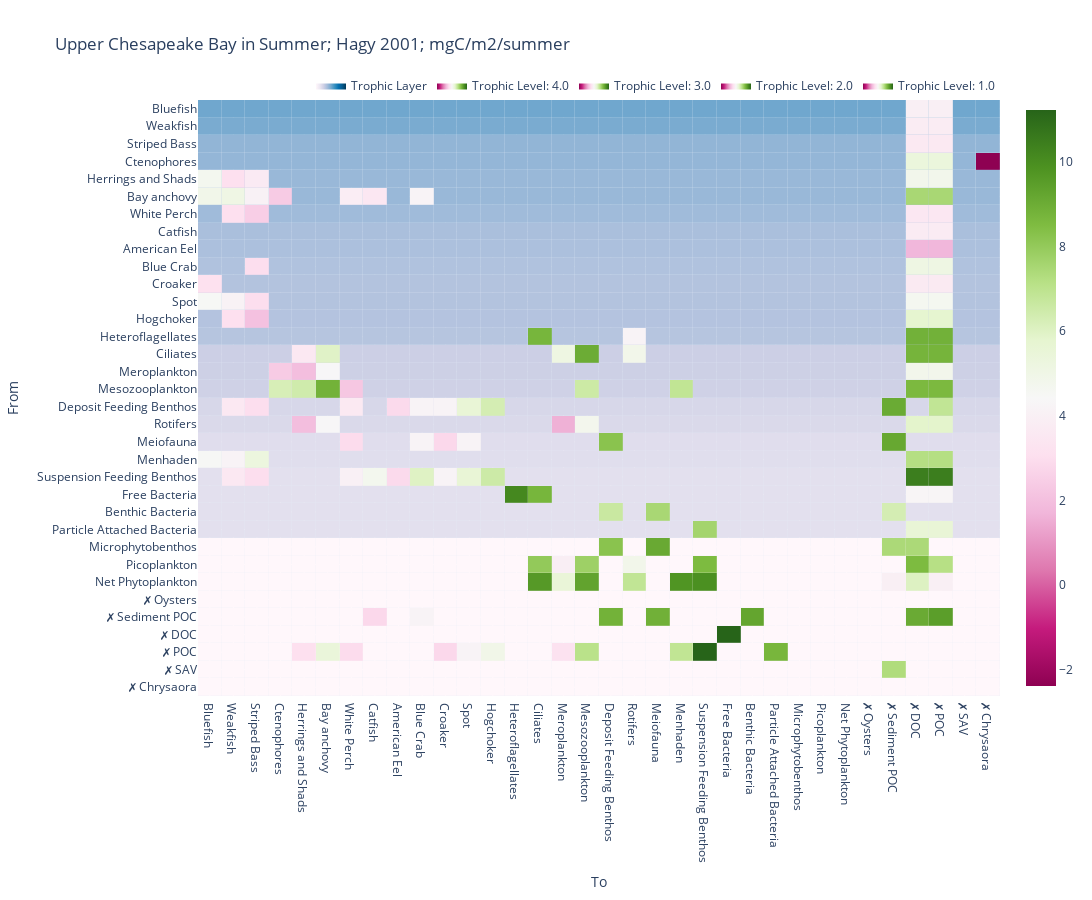

Source (notebook cell):
### Markdown cell above
### log

### Code cell
show_heatmap(food_webs[0], normalization='log', show_trophic_layer=True, add_external_flows=False)

### Figure 1 — Plotly figure (JSON) as saved in the notebook; plotly's stock layout.template omitted (floating-point values rounded to 4 significant figures; data arrays with more than 128 entries replaced by an {"elided": "..."} marker saying what was removed)
{"data": [{"colorscale": [[0, "rgb(255,247,251)"], [0.125, "rgb(236,231,242)"], [0.25, "rgb(208,209,230)"], [0.375, "rgb(166,189,219)"], [0.5, "rgb(116,169,207)"], [0.625, "rgb(54,144,192)"], [0.75, "rgb(5,112,176)"], [0.875, "rgb(4,90,141)"], [1, "rgb(2,56,88)"]], "hovertemplate": "Weight: %{z:.6f}<extra></extra>", "name": "Trophic Layer", "showlegend": true, "showscale": false, "type": "heatmap", "x": {"elided": "1156 str values"}, "xgap": 0.2, "y": {"elided": "1156 str values"}, "ygap": 0.2, "z": {"elided": "1156 float values"}, "zmax": 7.097, "zmin": 1}, {"coloraxis": "coloraxis", "colorscale": [[0, "rgb(12,51,131)"], [0.25, "rgb(10,136,186)"], [0.5, "rgb(242,211,56)"], [0.75, "rgb(242,143,56)"], [1, "rgb(217,30,30)"]], "hoverinfo": "skip", "legendgroup": "4.0", "name": "Trophic Level: 4.0", "showlegend": true, "showscale": true, "type": "heatmap", "x": ["✗ POC", "✗ DOC", "✗ POC", "✗ DOC", "✗ POC", "✗ DOC", "✗ Chrysaora", "✗ POC", "✗ DOC"], "xgap": 0.2, "y": ["Weakfish", "Weakfish", "Bluefish", "Bluefish", "Striped Bass", "Striped Bass", "Ctenophores", "Ctenophores", "Ctenophores"], "ygap": 0.2, "z": [3.741, 3.741, 3.918, 3.918, 3.618, 3.618, -2.386, 5.349, 5.349], "zmax": 11.23, "zmin": -2.386}, {"coloraxis": "coloraxis", "colorscale": [[0, "rgb(12,51,131)"], [0.25, "rgb(10,136,186)"], [0.5, "rgb(242,211,56)"], [0.75, "rgb(242,143,56)"], [1, "rgb(217,30,30)"]], "hoverinfo": "skip", "legendgroup": "3.0", "name": "Trophic Level: 3.0", "showlegend": true, "showscale": true, "type": "heatmap", "x": ["✗ POC", "✗ DOC", "✗ POC", "✗ DOC", "Weakfish", "Striped Bass", "✗ POC", "✗ DOC", "Bluefish", "✗ POC", "✗ DOC", "Weakfish", "Bluefish", "Striped Bass", "✗ POC", "✗ DOC", "Weakfish", "Striped Bass", "✗ POC", "✗ DOC", "Weakfish", "Bluefish", "Striped Bass", "✗ POC", "✗ DOC", "Weakfish", "Bluefish", "Striped Bass", "Catfish", "White Perch", "Blue Crab", "Ctenophores", "✗ POC", "✗ DOC", "Striped Bass", "✗ POC", "✗ DOC", "Ciliates", "Rotifers", "✗ POC", "✗ DOC", "Herrings and Shads", "Bay anchovy", "Meroplankton", "Rotifers", "Mesozooplankton", "✗ POC", "✗ DOC", "Herrings and Shads", "Bay anchovy", "Ctenophores", "✗ POC", "✗ DOC", "White Perch", "Herrings and Shads", "Bay anchovy", "Menhaden", "Ctenophores", "Mesozooplankton", "✗ POC", "✗ DOC"], "xgap": 0.2, "y": ["Catfish", "Catfish", "American Eel", "American Eel", "Hogchoker", "Hogchoker", "Hogchoker", "Hogchoker", "Croaker", "Croaker", "Croaker", "Spot", "Spot", "Spot", "Spot", "Spot", "White Perch", "White Perch", "White Perch", "White Perch", "Herrings and Shads", "Herrings and Shads", "Herrings and Shads", "Herrings and Shads", "Herrings and Shads", "Bay anchovy", "Bay anchovy", "Bay anchovy", "Bay anchovy", "Bay anchovy", "Bay anchovy", "Bay anchovy", "Bay anchovy", "Bay anchovy", "Blue Crab", "Blue Crab", "Blue Crab", "Heteroflagellates", "Heteroflagellates", "Heteroflagellates", "Heteroflagellates", "Ciliates", "Ciliates", "Ciliates", "Ciliates", "Ciliates", "Ciliates", "Ciliates", "Meroplankton", "Meroplankton", "Meroplankton", "Meroplankton", "Meroplankton", "Mesozooplankton", "Mesozooplankton", "Mesozooplankton", "Mesozooplankton", "Mesozooplankton", "Mesozooplankton", "Mesozooplankton", "Mesozooplankton"], "ygap": 0.2, "z": [3.699, 3.699, 1.741, 1.741, 3.043, 2.068, 5.773, 5.773, 3.099, 3.647, 3.647, 4.141, 4.487, 2.985, 4.675, 4.675, 3.043, 2.474, 3.495, 3.495, 3.043, 4.71, 3.678, 4.821, 4.821, 5.07, 4.892, 4.083, 3.486, 3.845, 4.21, 2.368, 7.499, 7.499, 2.985, 5.112, 5.112, 8.711, 4.165, 8.847, 8.847, 3.559, 5.951, 5.148, 4.858, 9.02, 8.746, 8.746, 1.945, 4.341, 2.368, 4.826, 4.826, 2.239, 6.449, 8.841, 6.89, 6.235, 6.563, 8.587, 8.587], "zmax": 11.23, "zmin": -2.386}, {"coloraxis": "coloraxis", "colorscale": [[0, "rgb(12,51,131)"], [0.25, "rgb(10,136,186)"], [0.5, "rgb(242,211,56)"], [0.75, "rgb(242,143,56)"], [1, "rgb(217,30,30)"]], "hoverinfo": "skip", "legendgroup": "2.0", "name": "Trophic Level: 2.0", "showlegend": true, "showscale": true, "type": "heatmap", "x": ["Weakfish", "Bluefish", "Striped Bass", "✗ POC", "✗ DOC", "Weakfish", "Striped Bass", "Catfish", "American Eel", "Hogchoker", "Croaker", "Spot", "White Perch", "Blue Crab", "✗ POC", "✗ DOC", "Croaker", "Spot", "White Perch", "Blue Crab", "Deposit Feeding Benthos", "✗ Sediment POC", "Heteroflagellates", "Ciliates", "✗ POC", "✗ DOC", "Suspension Feeding Benthos", "✗ POC", "✗ DOC", "Weakfish", "Striped Bass", "American Eel", "Hogchoker", "Croaker", "Spot", "White Perch", "Blue Crab", "✗ POC", "✗ Sediment POC", "Herrings and Shads", "Bay anchovy", "Meroplankton", "Mesozooplankton", "✗ POC", "✗ DOC", "Meiofauna", "Deposit Feeding Benthos", "✗ Sediment POC"], "xgap": 0.2, "y": ["Menhaden", "Menhaden", "Menhaden", "Menhaden", "Menhaden", "Suspension Feeding Benthos", "Suspension Feeding Benthos", "Suspension Feeding Benthos", "Suspension Feeding Benthos", "Suspension Feeding Benthos", "Suspension Feeding Benthos", "Suspension Feeding Benthos", "Suspension Feeding Benthos", "Suspension Feeding Benthos", "Suspension Feeding Benthos", "Suspension Feeding Benthos", "Meiofauna", "Meiofauna", "Meiofauna", "Meiofauna", "Meiofauna", "Meiofauna", "Free Bacteria", "Free Bacteria", "Free Bacteria", "Free Bacteria", "Particle Attached Bacteria", "Particle Attached Bacteria", "Particle Attached Bacteria", "Deposit Feeding Benthos", "Deposit Feeding Benthos", "Deposit Feeding Benthos", "Deposit Feeding Benthos", "Deposit Feeding Benthos", "Deposit Feeding Benthos", "Deposit Feeding Benthos", "Deposit Feeding Benthos", "Deposit Feeding Benthos", "Deposit Feeding Benthos", "Rotifers", "Rotifers", "Rotifers", "Rotifers", "Rotifers", "Rotifers", "Benthic Bacteria", "Benthic Bacteria", "Benthic Bacteria"], "ygap": 0.2, "z": [4.206, 4.487, 5.287, 7.207, 7.207, 3.511, 2.985, 4.738, 2.877, 6.537, 4.193, 5.554, 4.026, 6.002, 10.46, 10.46, 2.807, 4.168, 2.927, 4.21, 8.246, 9.164, 10.17, 8.711, 4.273, 4.273, 7.628, 5.578, 5.578, 3.511, 2.985, 2.877, 6.314, 4.193, 5.554, 3.62, 4.21, 6.869, 9.067, 1.945, 4.341, 1.584, 4.771, 5.85, 5.85, 7.497, 6.637, 6.316], "zmax": 11.23, "zmin": -2.386}, {"coloraxis": "coloraxis", "colorscale": [[0, "rgb(12,51,131)"], [0.25, "rgb(10,136,186)"], [0.5, "rgb(242,211,56)"], [0.75, "rgb(242,143,56)"], [1, "rgb(217,30,30)"]], "hoverinfo": "skip", "legendgroup": "1.0", "name": "Trophic Level: 1.0", "showlegend": true, "showscale": true, "type": "heatmap", "x": ["Menhaden", "Suspension Feeding Benthos", "Ciliates", "Meroplankton", "Rotifers", "Mesozooplankton", "✗ POC", "✗ DOC", "✗ Sediment POC", "Suspension Feeding Benthos", "Ciliates", "Meroplankton", "Rotifers", "Mesozooplankton", "✗ POC", "✗ DOC", "Meiofauna", "Deposit Feeding Benthos", "✗ DOC", "✗ Sediment POC", "✗ Sediment POC", "Hogchoker", "Croaker", "Spot", "White Perch", "Herrings and Shads", "Bay anchovy", "Menhaden", "Suspension Feeding Benthos", "Particle Attached Bacteria", "Meroplankton", "Mesozooplankton", "Free Bacteria", "Catfish", "Blue Crab", "Meiofauna", "Deposit Feeding Benthos", "Benthic Bacteria", "✗ POC", "✗ DOC"], "xgap": 0.2, "y": ["Net Phytoplankton", "Net Phytoplankton", "Net Phytoplankton", "Net Phytoplankton", "Net Phytoplankton", "Net Phytoplankton", "Net Phytoplankton", "Net Phytoplankton", "Net Phytoplankton", "Picoplankton", "Picoplankton", "Picoplankton", "Picoplankton", "Picoplankton", "Picoplankton", "Picoplankton", "Microphytobenthos", "Microphytobenthos", "Microphytobenthos", "Microphytobenthos", "✗ SAV", "✗ POC", "✗ POC", "✗ POC", "✗ POC", "✗ POC", "✗ POC", "✗ POC", "✗ POC", "✗ POC", "✗ POC", "✗ POC", "✗ DOC", "✗ Sediment POC", "✗ Sediment POC", "✗ Sediment POC", "✗ Sediment POC", "✗ Sediment POC", "✗ Sediment POC", "✗ Sediment POC"], "ygap": 0.2, "z": [9.781, 9.93, 9.628, 5.485, 6.873, 9.304, 3.958, 6.038, 3.958, 8.544, 8.018, 3.894, 4.858, 7.767, 7.161, 8.547, 9.107, 8.246, 7.422, 7.422, 7.336, 4.927, 2.807, 4.168, 2.927, 3.048, 5.44, 6.89, 11.23, 8.704, 3.201, 7.074, 11.22, 2.79, 4.21, 8.884, 8.834, 9.25, 9.476, 9.071], "zmax": 11.23, "zmin": -2.386}], "layout": {"autosize": true, "height": 900, "legend": {"orientation": "h", "x": 1, "xanchor": "right", "y": 1, "yanchor": "bottom"}, "title": {"text": "Upper Chesapeake Bay in Summer; Hagy 2001; mgC/m2/summer"}, "width": 1200, "xaxis": {"autorange": true, "categoryarray": ["Bluefish", "Weakfish", "Striped Bass", "Ctenophores", "Herrings and Shads", "Bay anchovy", "White Perch", "Catfish", "American Eel", "Blue Crab", "Croaker", "Spot", "Hogchoker", "Heteroflagellates", "Ciliates", "Meroplankton", "Mesozooplankton", "Deposit Feeding Benthos", "Rotifers", "Meiofauna", "Menhaden", "Suspension Feeding Benthos", "Free Bacteria", "Benthic Bacteria", "Particle Attached Bacteria", "Microphytobenthos", "Picoplankton", "Net Phytoplankton", "✗ Oysters", "✗ Sediment POC", "✗ DOC", "✗ POC", "✗ SAV", "✗ Chrysaora"], "range": [-0.5, 33.5], "showspikes": true, "spikethickness": 0.5, "title": {"text": "To"}, "type": "category"}, "yaxis": {"autorange": true, "categoryarray": ["✗ Chrysaora", "✗ SAV", "✗ POC", "✗ DOC", "✗ Sediment POC", "✗ Oysters", "Net Phytoplankton", "Picoplankton", "Microphytobenthos", "Particle Attached Bacteria", "Benthic Bacteria", "Free Bacteria", "Suspension Feeding Benthos", "Menhaden", "Meiofauna", "Rotifers", "Deposit Feeding Benthos", "Mesozooplankton", "Meroplankton", "Ciliates", "Heteroflagellates", "Hogchoker", "Spot", "Croaker", "Blue Crab", "American Eel", "Catfish", "White Perch", "Bay anchovy", "Herrings and Shads", "Ctenophores", "Striped Bass", "Weakfish", "Bluefish"], "range": [-0.5, 33.5], "showspikes": true, "spikemode": "across", "spikesnap": "cursor", "spikethickness": 0.5, "title": {"text": "From"}, "type": "category"}}}
